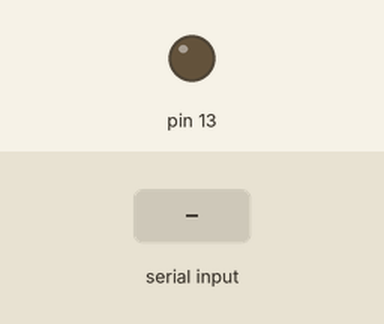
A sketch run on a simulated Arduino Uno, built with avr-gcc and run on an emulated ATmega328P. Parts: output pins drawn as LEDs (lit = HIGH). Inputs (shaded band) come from the test bench.

Above: at 1.2 s.
1.3 s: "a\n" received over Serial
At 2.4 s:
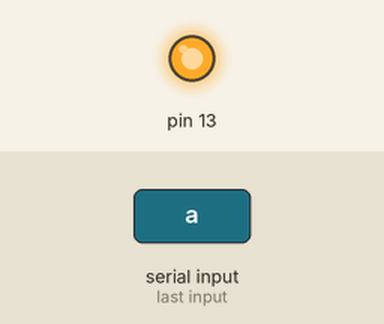
Timing chart, 0 to 10.0 s (numbered marks = the images above; inputs shaded):
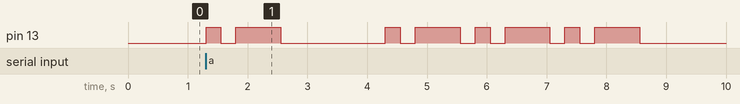

The sketch:

MorseFunMode.ino
```cpp
String dataStr="";
int delayT=250;
void setup()
{
  Serial.begin(9600);
  pinMode(13, OUTPUT);
}

void loop()
{
  if(Serial.available()>0)
  {
      dataStr="";
      while(Serial.available()>0)
      {
          dataStr+=char(Serial.read());
          delay(2);
        }
        if(dataStr.length()>0)
        {
          for(int i=0;i<dataStr.length();i++)
            {
              sendMorse(dataStr[i]);
            }
          }
    }
}
void sendMorse(char data)
{
      switch(data)
      {
        case 'a'://*-
        dot();dash();
        c_space();
        break;

        case 'b'://-***
        dash();dot();dot();dot();
        c_space();
        break;

        case 'c'://-*-*
        dash();dot();dash();dot();
        c_space();
        break;

        case 'd'://-**
        dash();dot();dot();
        c_space();
        break;

        case 'e'://*
        dot();
        c_space();
        break;

        case 'f'://**-*
        dot();dot();dash();dot();
        c_space();
        break;

        case 'g'://--*
        dash();dash();dot();
        c_space();
        break;

        case 'h'://****
        dot();dot();dot();dot();
        c_space();
        break;

        case 'i'://**
        dot();dot();
        c_space();
        break;

        case 'j'://*---
        dot();dash();dash();dash();
        c_space();
        break;

        case 'k'://-*-
        dash();dot();dash();
        c_space();
        break;

        case 'l'://*-**
        dot();dash();dot();dot();
        c_space();
        break;

        case 'm'://--
        dash();dash();
        c_space();
        break;

        case 'n'://-*
        dash();dot();
        c_space();
        break;

        case 'o'://---
        dash();dash();dash();
        c_space();
        break;

        case 'p'://*--*
        dot();dash();dash();dot();
        c_space();
        break;

        case 'q'://--*-
        dash();dash();dot();dash();
        c_space();
        break;

        case 'r'://*-*
        dot();dash();dot();
        c_space();
        break;

        case 's'://***
        dot();dot();dot();
        c_space();
        break;

        case 't'://-
        dash();
        c_space();
        break;

        case 'u'://**-
        dot();dot();dash();
        c_space();
        break;

        case 'v'://***-
        dot();dot();dot();dash();
        c_space();
        break;

        case 'w'://*--
        dot();dash();dash();
        c_space();
        break;

        case 'x'://-**-
        dash();dot();dot();dash();
        c_space();
        break;

        case 'y'://-*--
        dash();dot();dash();dash();
        c_space();
        break;

        case 'z'://--**
        dash();dash();dot();dot();
        c_space();
        break;

        case ' '://same as , --**--
        dash();dash();dot();
        dot();dash();dash();
        w_space();
        break;

        case '\n'://same as . *-*-*-
        dot();dash();dot();
        dash();dot();dash();
        w_space();
        break;

        default:
        break;
        }
      c_space();
}
void dot()
{
  digitalWrite(13, HIGH);
  delay(delayT);
  digitalWrite(13, LOW);
  delay(delayT);
}
void dash()
{
  digitalWrite(13, HIGH);
  delay(delayT*3);
  digitalWrite(13, LOW);
  delay(delayT);
}
void c_space()
{
  digitalWrite(13,LOW);
  delay(delayT*3);
}
void w_space()
{
  digitalWrite(13,LOW);
  delay(delayT*7);
}
```

Measured:
- after the input at 1.3 s, pin 13: LOW → HIGH at once, → LOW 0.25 s later, → HIGH 0.25 s later, → LOW 0.75 s later, … (16 changes in this stretch)
